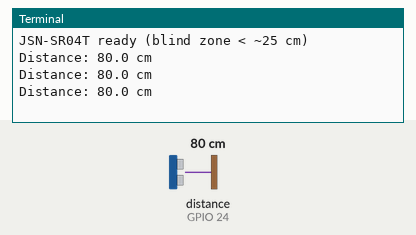
Recording of a program running on a simulated Raspberry Pi (BCM pin numbers). On the bench: the last lines printed to the terminal. Inputs (shaded band) come from the test bench; at power-on: distance to the obstacle (sensor on GPIO 24) 80 cm. The echo pulse lasts 58.3 µs per cm; the clock reads 2024-03-15 10:24:30 at power-on unless the program sets it.

Above: at 1.2 s.
1.3 s: distance to the obstacle (sensor on GPIO 24) set to 2 cm
At 1.97 s:
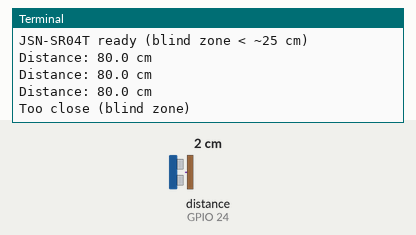
3.1 s: distance to the obstacle (sensor on GPIO 24) set to 35 cm
At 3.42 s:
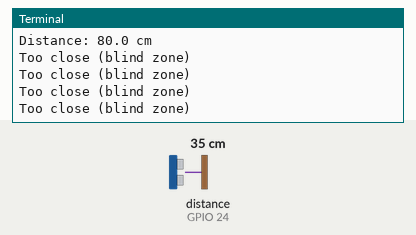

The program:

example.py
```python
# Raspberry Pi Python example using RPi.GPIO to pulse the JSN-SR04T trigger, time the echo pulse to compute distance (using a median of readings), print distance or warnings, and clean up GPIO on exit.
#
# Buy this module: https://shillehtek.com/products/jsn-sr04t-waterproof-ultrasonic-distance-sensor-arduino-esp32
# Full manual: https://shillehtek.com/blogs/shillehtek-product-manuals/jsn-sr04t-waterproof-ultrasonic-distance-sensor-arduino-esp32-manual
# More examples: https://github.com/shillehbean/shillehtek-examples
#

#!/usr/bin/env python3
# JSN-SR04T - Raspberry Pi Example
# Trig->GPIO23, Echo->GPIO24 (via 1k/2k divider)

import RPi.GPIO as GPIO
import time, statistics

TRIG, ECHO = 23, 24
GPIO.setmode(GPIO.BCM)
GPIO.setup(TRIG, GPIO.OUT, initial=0)
GPIO.setup(ECHO, GPIO.IN)

def read_once_cm():
    GPIO.output(TRIG, 1); time.sleep(0.00001)
    GPIO.output(TRIG, 0)
    t0 = time.time()
    while GPIO.input(ECHO) == 0:
        if time.time() - t0 > 0.04: return -1
    start = time.time()
    while GPIO.input(ECHO) == 1:
        if time.time() - start > 0.04: return -1
    return (time.time() - start) * 17150

try:
    print("JSN-SR04T ready (blind zone < ~25 cm)")
    while True:
        vals = []
        for _ in range(3):
            d = read_once_cm()
            if d > 0: vals.append(d)
            time.sleep(0.06)
        if not vals:
            print("Out of range / no echo")
        else:
            cm = statistics.median(vals)
            if cm < 25: print("Too close (blind zone)")
            else:       print(f"Distance: {cm:.1f} cm")
        time.sleep(0.3)
except KeyboardInterrupt:
    GPIO.cleanup()
    print("Stopped by user")
```

Measured:
- after the input at 1.3 s, the terminal: prints a new line after 0.37 s (image 1)
